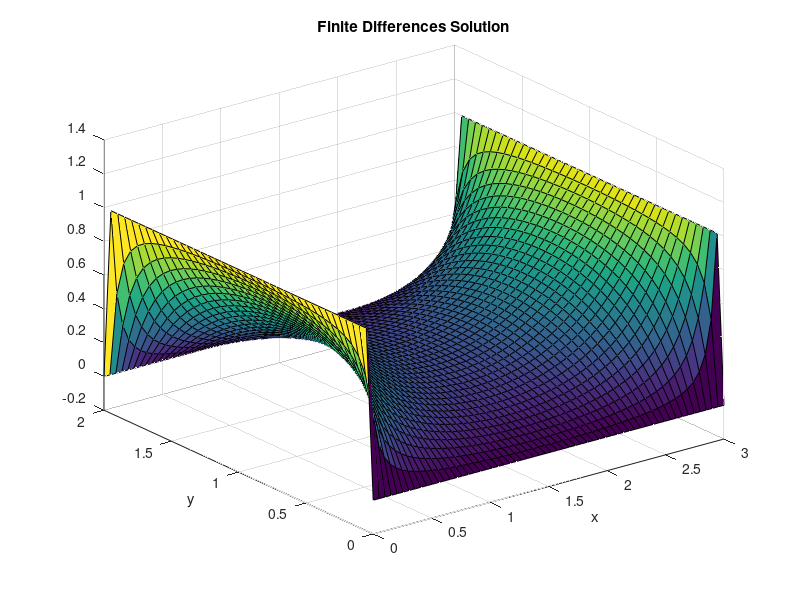
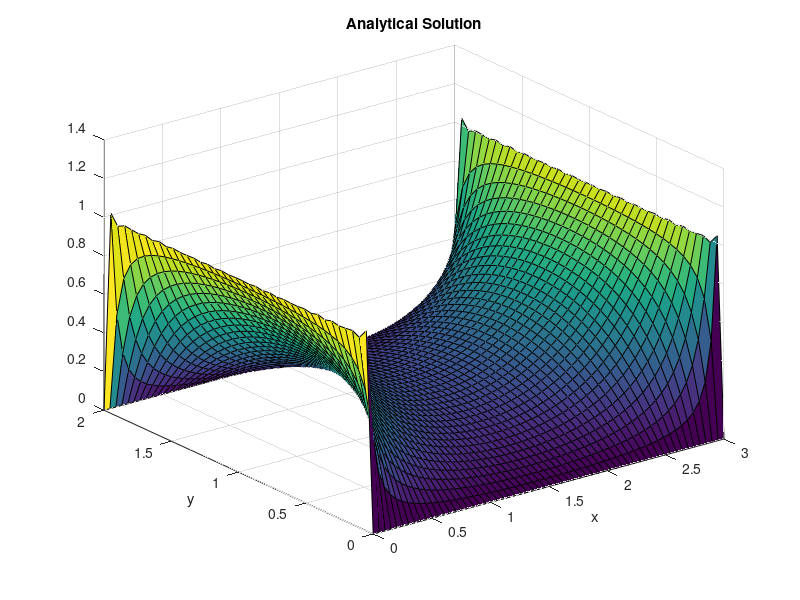

Write the MATLAB code that produced these figures, in order.
%% Part 1.2: Electrostatic Potential in 2D region
% The second stage involved modifying the boundary contitions of the
% region. The boundary conditions were set such that $V = V_0$ at $x = 0, x
% = L$ and at $y = 0, and y = W$, $V = 0$. The plot is generated and
% compared to the analytical solution. 
close all
clear

L = 3;
W = 2;
V_0 = 1;

dx = 0.05;
dy = 0.05;

nx = L/dx;
ny = W/dy;

c1 = 1/(dx^2); 
c2 = 1/(dy^2);
c3 = -2*(1/dx^2 + 1/dy^2);

G = zeros(nx*ny,nx*ny);

for i = 2:nx-1
    for j = 2:ny-1
        
        n = i + (j - 1)*nx;
        nym = i + (j - 2)*nx;
        nyp = i + j*nx;
        nxm = (i - 1) + (j - 1)*nx;
        nxp = (i + 1) + (j - 1)*nx;
        
        G(n,n) = c3;
        G(n,nxm) = c1;
        G(n,nxp) = c1;
        G(n,nym) = c2;
        G(n,nyp) = c2;
    end
end

F = zeros(nx*ny,1);


%% 
% Given the changes to the boundary conditions, the matrices are filled
% using the iterative approach. 

for j = 1:ny
    n = 1 + (j - 1)*nx;
    
    G(n, n) = 1;
    F(n) = V_0;
    
    n1 = nx + (j-1)*nx;
    G(n1, n1) = 1;
    F(n1) = 1;  
end

for i = 1:nx
    
    n = i;
    G(n,n) = 1;
    
    n1 = i + (ny - 1)*nx;
    G(n1, n1) = 1;
    
    
end

F(1) = 0;
F(1 + (ny - 1)*nx) = 0;
F(nx) = 0;
F(nx + (ny - 1)*nx) = 0;

%Finding solution and reshaping the transpose
V = G\F;
solution = reshape(V,[nx, ny])';

x = linspace(0, L, nx);
y = linspace(0, W, ny);

figure(1)
surf(x, y, solution)
xlabel('x')
ylabel('y')
title('Finite Differences Solution')

%% 
% The analytical solution was then determined and compared to the solution
% generated for the Finite Difference Solution. The analyitcal solution was
% calculated by using an infinite series provided in the assignment. 

Asol = zeros(ny, nx);
x_anyl = repmat(linspace(-L/2,L/2,nx),ny,1);
y_anyl = repmat(linspace(0,W,ny),nx,1)';
count = 100;

for i=1:count
    count = 2*i - 1;
    Asol = Asol + 1./count.*cosh(count.*pi.*x_anyl./W)./cosh(count.*pi.*(L./2)./W).*sin(count.*pi.*y_anyl./W);
end

Asol = Asol.*4.*V_0./pi;

%%
% The analytical solution can be seen in the figure below. It was noted
% that these solutions are near identical. The different between the two
% stems from the time taken to reach a reasonable solution. 


figure(2);
surf(linspace(0,L,nx),linspace(0,W,ny),Asol);
xlabel('x');
ylabel('y');
title('Analytical Solution');

%% 
% Generating a movie to compare the two solutions, analytical and using
% Finite Difference, displays the difference between the two. The variable
% dependance of the analytical solution results in the plot taking longer
% to take shape. The analytical solution can be stopped when it is within a
% small error margin of the Finite Difference solution. For more complex
% solutions, numerical method is advantageous as it is easier to apply
% compared to the analytical approach. In simple systems such as the
% rectangular region in this assignment, the analytical solution is valid. 


        